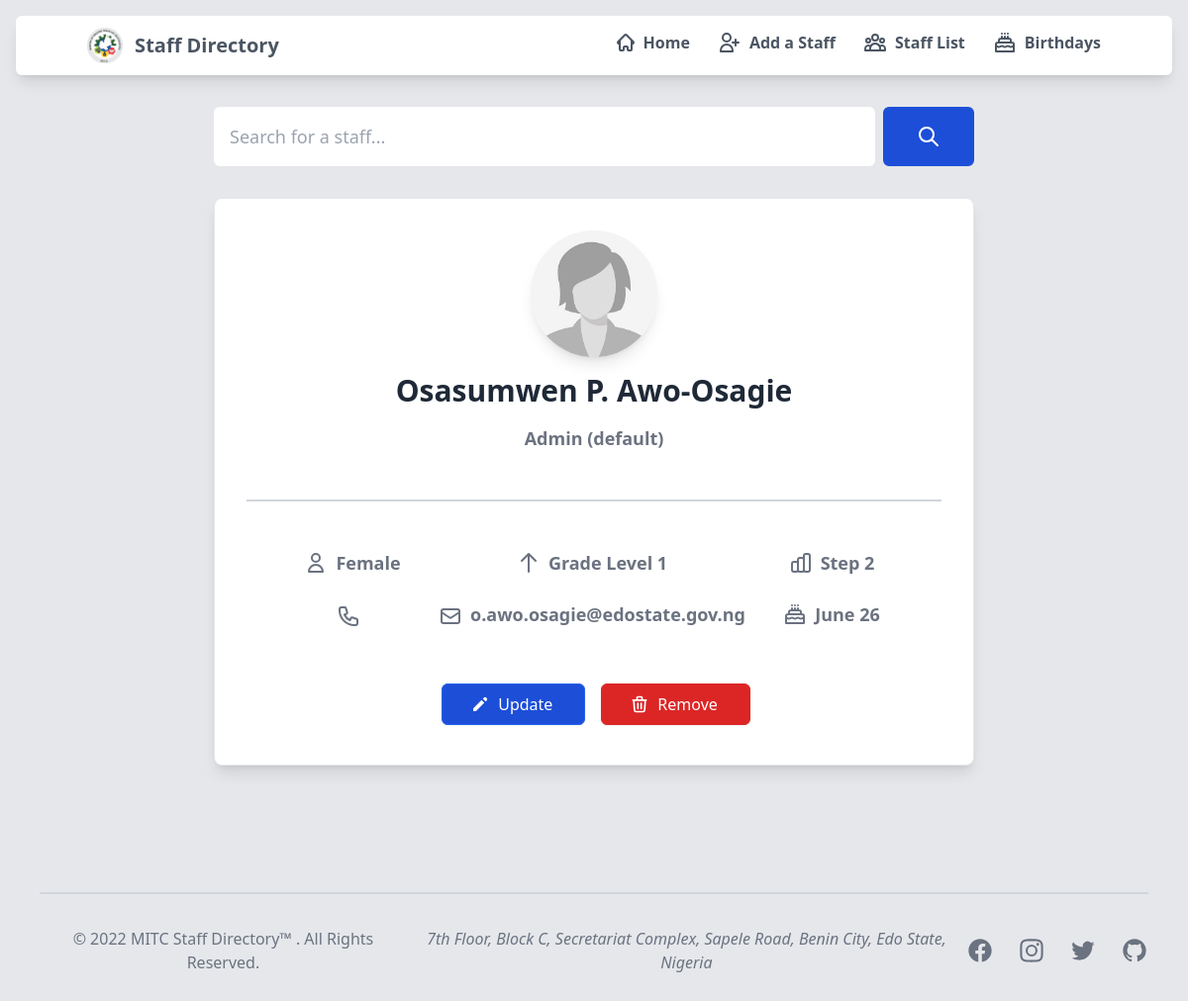
Screenshot of /staff/2 with the database file from the repository.
### sendmail/models.py (models this page shows, shortened)
class staffDetails(models.Model):
    first_name = models.CharField('First Name', max_length=20, default='Jane')
    middle_name = models.CharField('Middle Name', max_length=20, null=True, blank=True)
    last_name = models.CharField('Last Name', max_length=20, default='Doe')
    phone_number = PhoneNumberField('Phone Number', default='0800 000 0000')
    email = models.EmailField('Official Email', max_length = 254, default='email@edostate.gov.ng')
    cadre = models.CharField('Cadre', max_length=50, default='Admin')
    level = models.IntegerField('Level', default=1)
    step = models.IntegerField('Step', default=2)
    staff_image = models.ImageField(
        verbose_name="Profile Picture",
        upload_to='staffimages',
        default='staffimages/default.jpg'
    )
    GENDER = (
        (1, 'Male'),
        (2, 'Female'),
        (3, 'Prefer not to say')
    )
    gender = models.IntegerField('Gender', choices=GENDER, default=2)
    def gender_verbose(self):
        return dict(staffDetails.GENDER)[self.gender]
    MONTHS = (
        (1, 'January'),
        (2, 'February'),
        (3, 'March'),
        (4, 'April'),
        (5, 'May'),
        (6, 'June'),
        (7, 'July'),
        (8, 'August'),
        (9, 'September'),
        (10, 'October'),
        (11, 'November'),
        (12, 'December')
    )
    birth_month = models.IntegerField('Birth Month', choices=MONTHS, default=1)
    birth_day = models.IntegerField('Birth Day', default=1)
    def birth_month_verbose(self):
        return dict(staffDetails.MONTHS)[self.birth_month]
    class Meta:
        db_table = 'sendmail_staffdetails'

### sendmail/views.py (the view)
# urls.py: re_path(r'^staff/(?P<pk>\d+)$', views.staffDetailsView.as_view(), name='staffdetails'),
class staffDetailsView(DetailView):
    context_object_name = 'staff'  # your own name for the list as a template variable
    template_name = 'staffdetails.html'
    def get_queryset(self):
        return staffDetails.objects.all().distinct()
    def get_context_data(self, **kwargs):
        context = super(staffDetailsView, self).get_context_data(**kwargs)
        context['phone_number_default'] = staffDetails._meta.get_field('phone_number').get_default()
        return context

### sendmail/templates/staffdetails.html (shortened to what this page needs)
{% extends "base.html" %}
{% load static tailwind_tags %}
{% load widget_tweaks %}
{% load static %}
{% block content %}
    <div class="max-w-3xl rounded-lg mx-auto mt-8 mb-8">
        <form action="{% url 'searchresult' %}" class="flex items-center" method="GET">
            <div class="relative w-full">
                <input type="text" id="simple-search" name="q" class="bg-white block font-medium border border-none text-gray-900 text-lg rounded-md
                                                        focus:border-blue-500 block w-full p-4
                                                        focus:ring-2 focus:outline-none focus:ring-blue-500
                                                        dark:bg-gray-700 dark:border-gray-600 dark:placeholder-gray-400
                                                        dark:text-white dark:focus:ring-blue-500 dark:focus:border-blue-500"
                    placeholder="Search for a staff..." required>
            </div>
            <button type="submit" class="px-8 py-4 ml-2 text-md font-medium text-white bg-blue-700 rounded-md border
                                        border-2 border-blue-700 hover:border-blue-800 hover:bg-blue-800 focus:ring-4 focus:outline-none focus:ring-blue-300
                                        dark:bg-blue-600 dark:hover:bg-blue-700 dark:focus:ring-blue-800">
                <svg class="w-6 h-6" fill="none" stroke="currentColor" viewBox="0 0 24 24"
                    xmlns="http://www.w3.org/2000/svg">
                    <path stroke-linecap="round" stroke-linejoin="round" stroke-width="2"
                        d="M21 21l-6-6m2-5a7 7 0 11-14 0 7 7 0 0114 0z"></path>
                </svg>
            </button>
        </form>
    </div>
    <div class="max-w-3xl mx-auto px-8 mb-32 bg-white rounded-lg border border-gray-200 shadow-lg dark:bg-gray-800 dark:border-gray-700">
        <div class="flex flex-col items-center py-8">
            <img class="mb-4 w-32 h-32 rounded-full shadow-lg" src="{{ staff.staff_image.url }}"
                alt="{{ staff.first_name }} {{ staff.last_name }} image">
            <h5 class="mb-4 text-3xl text-center font-extrabold text-gray-800 dark:text-white">
                {{ staff.first_name.title }}
                {% if staff.middle_name.title %}
                    {{ staff.middle_name.title }}
                    {% else %}
                        <span></span>
                {% endif %}
                {{ staff.last_name.title }}
            </h5>
            {% if staff.cadre %}
                <span class="mb-8 md:mb-8 lg:mb-4 text-lg font-bold text-center text-gray-500">
                    {{ staff.cadre }}
                </span>
                {% else %}
                    <span class="mb-8 md:mb-8 lg:mb-4 text-lg font-bold text-center text-gray-500">
                        Cadre not given
                    </span>
            {% endif %}
		    <hr class="mb-4 border border-1 border-gray-300 w-full mx-auto dark:border-gray-700 lg:my-8">
            <div class="grid gap-6 mt-4 md:mt-4 mb-8 md:grid-cols-2 lg:grid-cols-3 justify-center">
                <div class="flex flex-row items-center justify-center">
                    <span class="inline-flex items-center">
                        <svg xmlns="http://www.w3.org/2000/svg" class="-ml-1 mr-2 text-gray-500 h-6 w-6" fill="none" viewBox="0 0 24 24"
                            stroke="currentColor" stroke-width="2">
                            <path stroke-linecap="round" stroke-linejoin="round"
                                d="M16 7a4 4 0 11-8 0 4 4 0 018 0zM12 14a7 7 0 00-7 7h14a7 7 0 00-7-7z" />
                        </svg>
                        <p class="text-lg font-bold text-gray-500 text-center dark:text-gray-400">{{ staff.gender_verbose }}</p>
                    </span>
                </div>
                <div class="flex flex-row items-center justify-center">
                    <span class="inline-flex items-center">
                        <svg xmlns="http://www.w3.org/2000/svg" class="-ml-1 mr-2 text-gray-500 h-6 w-6" fill="none" viewBox="0 0 24 24" stroke="currentColor"
                            stroke-width="2">
                            <path stroke-linecap="round" stroke-linejoin="round" d="M5 10l7-7m0 0l7 7m-7-7v18" />
                        </svg>
                        {% if staff.level %}
                            <p class="text-lg font-bold text-gray-500 dark:text-gray-400">Grade Level {{ staff.level }}</p>
                            {% else %}
                                <span class="-mt-1 text-lg font-bold text-gray-500 dark:text-gray-400"><em>not given</em></span>
                        {% endif %}
                    </span>
                </div>
                <div class="flex flex-row align-middle justify-center">
                    <span class="inline-flex items-center">
                        {% if staff.step %}
                            <p class="text-lg font-bold text-gray-500 dark:text-gray-400">Step {{ staff.step }}</p>
                            {% else %}
                                <span class="-mt-1 text-lg font-bold text-gray-500 dark:text-gray-400"><em>not given</em></span>
                        {% endif %}
                    </span>
                </div>
                <div class="flex flex-row items-center justify-center">
                    <span class="inline-flex">
                    </span>
                </div>
                <div class="flex flex-row items-center justify-center">
                    <span class="inline-flex">
                        {% if staff.email %}
                            <p class="text-lg font-bold text-gray-500 dark:text-gray-400">{{ staff.email }}</p>
                            {% else %}
                                <span class="text-lg font-bold text-gray-500 dark:text-gray-400"><em>email not given</em></span>
                        {% endif %}
                    </span>
                </div>
                <div class="flex flex-row items-center justify-center">
                    {% if staff.birth_day %}
                        <p class="text-lg font-bold text-gray-500 dark:text-gray-400">{{ staff.birth_month_verbose }} {{ staff.birth_day }}</p>
                        {% else %}
                            <span class="text-lg font-bold text-gray-500 dark:text-gray-400"><em>birthday</em></span>
                    {% endif %}
                </div>
            </div>
            <div class="flex mt-4 mb-2 space-x-3 lg:mt-6">
                <a href="{% url 'updatestaff' staff.id %}">
                    <button type="button" class="inline-flex items-center mr-1 ml-1 px-8 py-2 border border-blue-600 rounded-md shadow-sm
                                                text-md font-medium text-white bg-blue-700 hover:border-indigo-500 hover:bg-blue-800
                                                text-center focus:outline-none focus:ring-4 focus:ring-blue-400">
                        <span class="inline-flex items-center">
                            <svg class="-ml-1 mr-2 h-5 w-5 text-white" xmlns="http://www.w3.org/2000/svg" viewBox="0 0 20 20"
                                fill="currentColor" aria-hidden="true">
                                <path
                                    d="M13.586 3.586a2 2 0 112.828 2.828l-.793.793-2.828-2.828.793-.793zM11.379 5.793L3 14.172V17h2.828l8.38-8.379-2.83-2.828z" />
                            </svg>
                            Update
                        </span>
                    </button>
                </a>
                <button id="openmodal" type="button" class="inline-flex items-center ml-1 px-8 py-2 border border-red-600 rounded-md shadow-sm
                                                            text-md font-medium text-white bg-red-600 hover:border-red-700 hover:bg-red-700
                                                            focus:outline-none focus:ring-4 focus:ring-red-400">
                    Remove
                </button>
            </div>
        </div>
    </div>
{% endblock %}

### rows the page displays
staffDetails: staff_image (placeholder picture), first_name "Osasumwen", middle_name "P.", last_name "Awo-Osagie", cadre "Admin (default)", gender_verbose "Female", level "1", step "2", email "o.awo.osagie@edostate.gov.ng", birth_month_verbose "June", birth_day "26"
